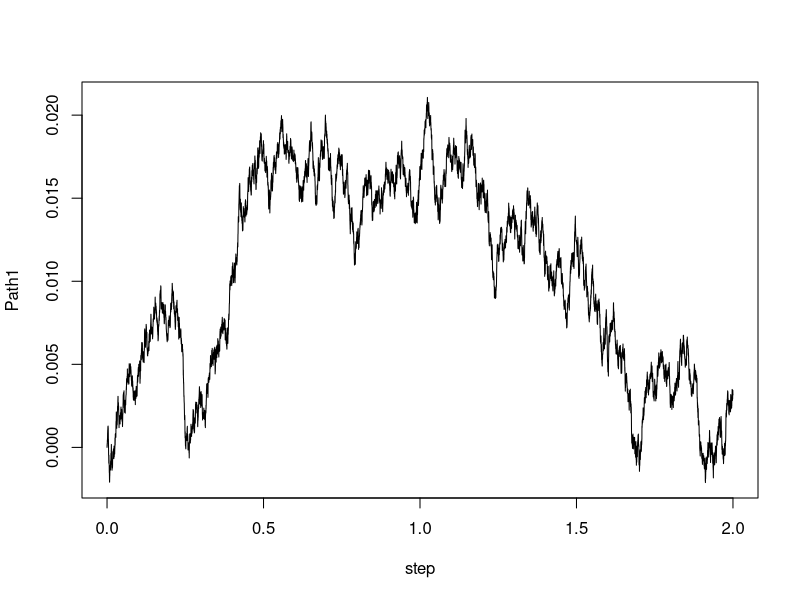
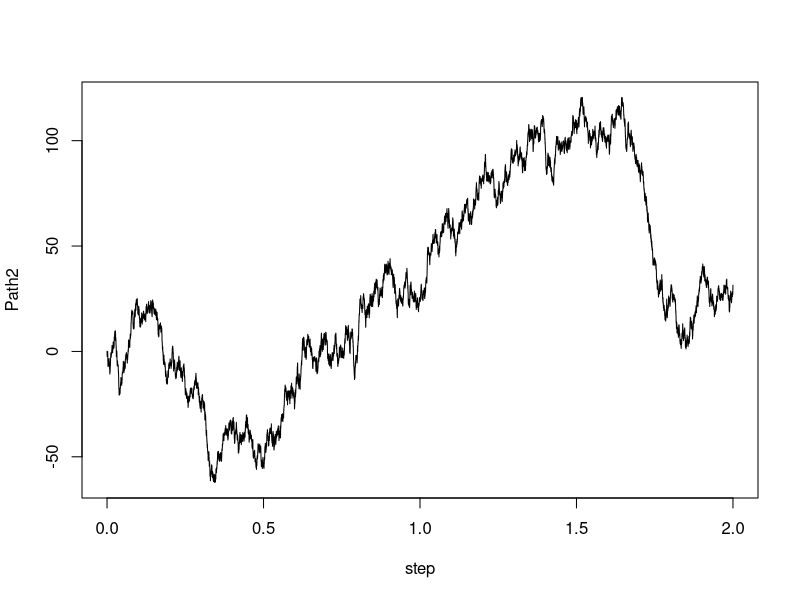
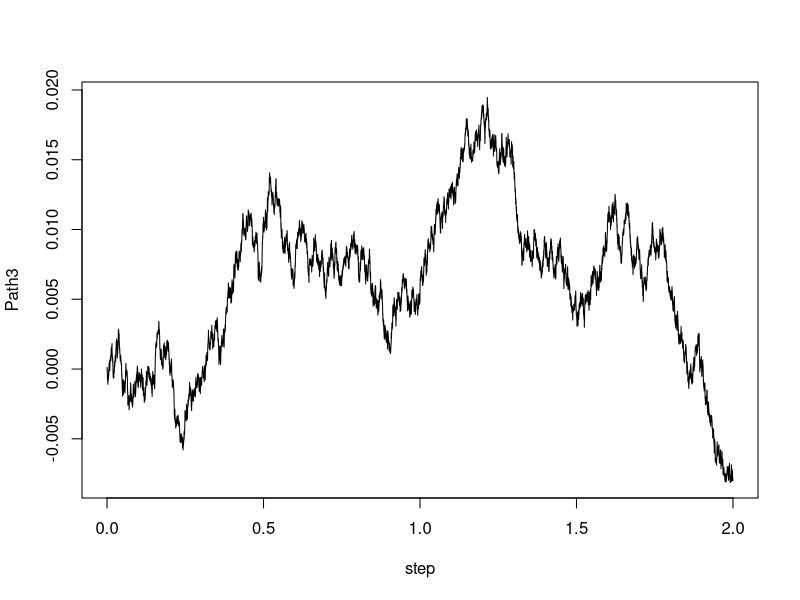
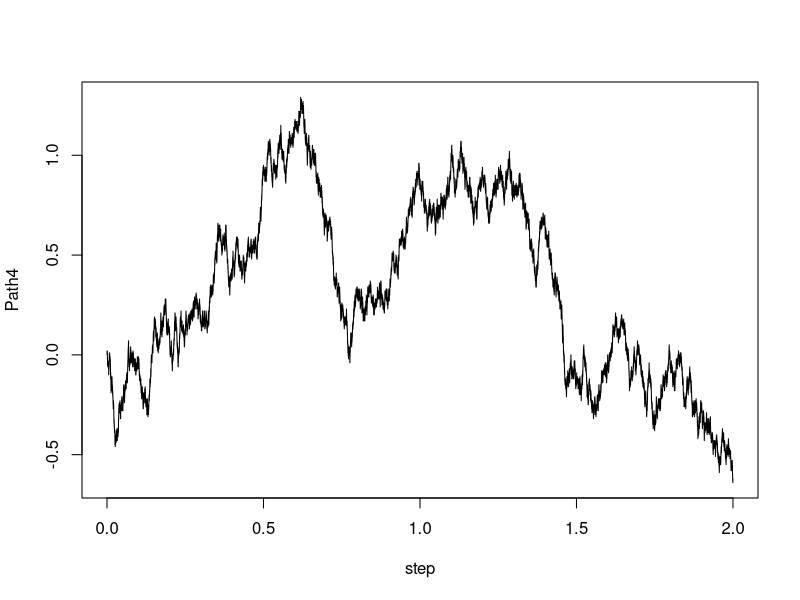
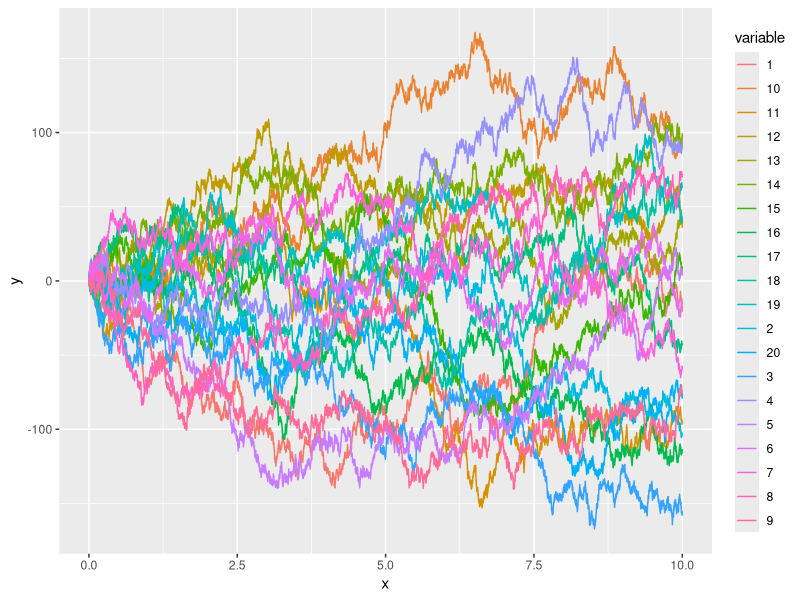
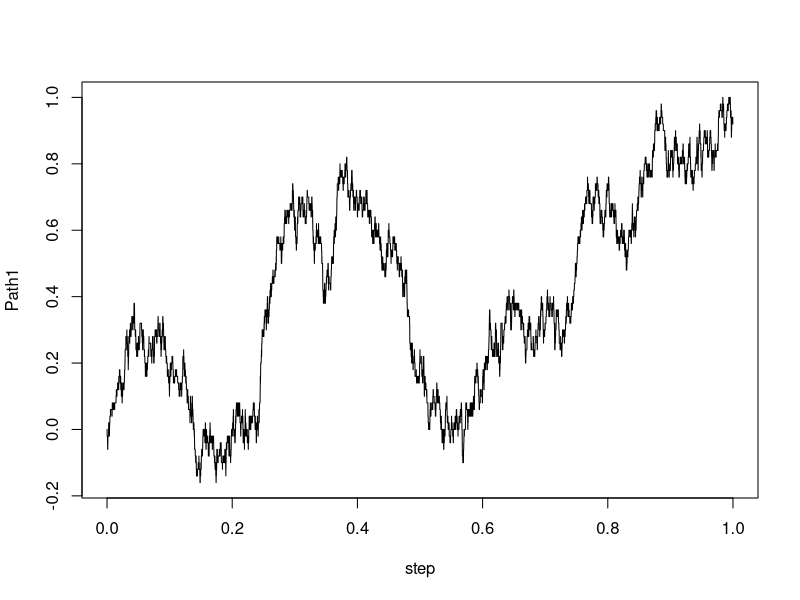
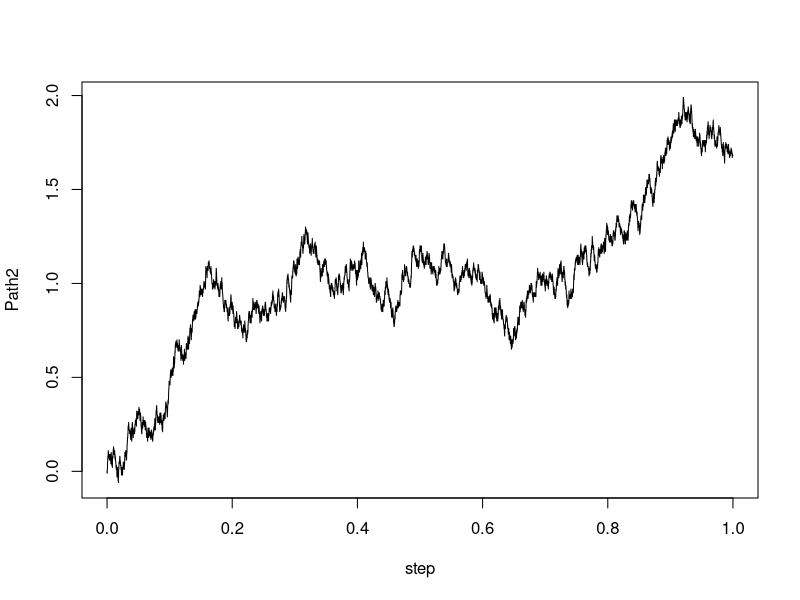
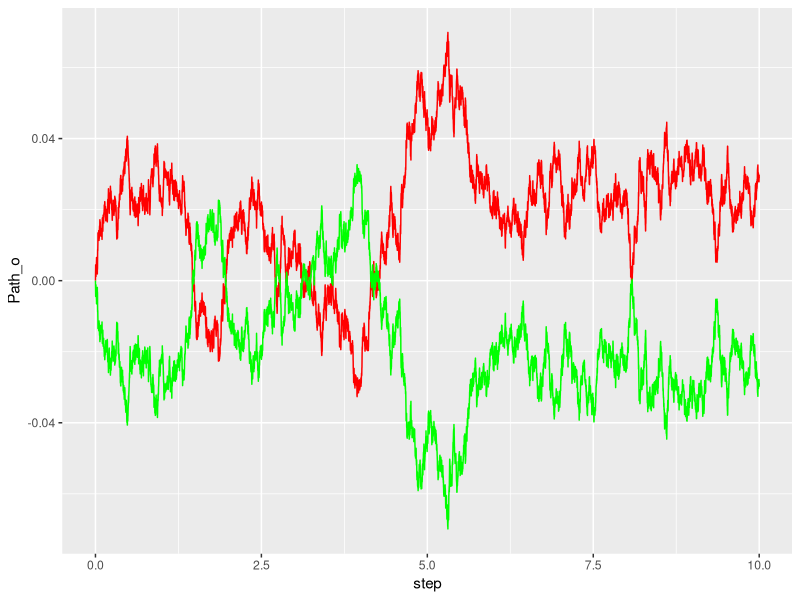

Reproduce these figures in R, in order.
## ---- chunk 1
#way number 1
#we use the fact that B(ti)= B(ti-1)+Xi (where Xi folow N(0,t/n))
Path_way1 <-function(n,t)
{
  Path<-numeric(n+1)
  Path[1]<-0
  for(i in 2:(n+1))
  {
    normal<-rnorm(1,0,t/n)
    Path[i]<-Path[i-1]+normal
  }
  return(Path)
}

Path1<-Path_way1(10000,2)
step<-seq(0,2,length=10001)
plot(step,Path1, type="l")

# way number 2
#we use the fact that Xi=sqrt(t/n)*Zi, we generate a vector of Zi, then B(ti)= sqrt(t/n)*(Z1+Z2+...+Zn)

Path_way2 <-function(n,t)
{
  Path<-c(0,cumsum(rnorm(n)))
  return(Path)
}

Path2<-Path_way2(10000,2)
step<-seq(0,2,length=10001)
plot(step,Path2, type="l")

#way number 3
# we use the fact that B(t)=X1+X2+...+Xn (where each Xi follow N(0,t/n))
Path_way3<- function(n,t)
{
  Path<-c(0,cumsum(rnorm(n,0,t/n)))
  return(Path)
}

Path3<-Path_way3(10000,2)
step<-seq(0,2,length=10001)
plot(step,Path3, type="l")


#way number 4
#we construct Brownian motion through scaled symetric random walk with large n
Random_Walk_Path<-function(M0,n,p,X)
{
  #M0 is the starting point @-@
  #n is number of walks 
  #p=P(H), so P(T)=(1-p)
  #X is positive value of Xn
  value<-c(X,-X)
  Path<-numeric(n+1)
  Path[1]<-M0
  for(i in 2:(n+1))
  {
    Xn<-sample(value,1,prob=c(p,1-p))
    Path[i]<-Path[i-1] + Xn
  }
  return(Path)
}

Scaled_Random_Walk_Path<-function(M0,n,t,p,X)
{
  #we will generate a RW in interval [0,t] with the scale n
  N<-n*t
  Wt<-numeric(N)
  Path<-Random_Walk_Path(M0,N,p,X)
  for(i in 1:N)
  {
    Wt[i]<-(1/sqrt(n))*Path[i]
  }
  return(Wt)
}

Path4<-Scaled_Random_Walk_Path(0,10000,2,1/2,1)
step<-seq(1/10000,2,length=20000)
plot(step,Path4, type="l")



# EXTRA: I want to see 20 paths of Brownian motion @-@
 
 Table_Path<-matrix(0,20,10001)
 for(i in 1:20)
 {
   P<-Path_way2(10000,1)
   for(j in 1:10001)
   {
     Table_Path[i,j]<-P[j]
   }
 }
 
 library(ggplot2)
 y<-as.vector(t(Table_Path[1:20,]))
 df <- data.frame(x=rep(seq(0,10,10/10000),20), y=y, 
                  variable=rep(paste0("", 1:20), each=10001))
 ggplot(data = df, aes(x=x, y=y)) + geom_line(aes(colour=variable))
## ---- chunk 2
# we let n=10,000 and t=1
# first, we generate a path for sequence 1
n<-10000
X1<-numeric(n)
for(i in 1:n)
{
  X1[i]<-sample(c(-2,0,2),1,prob=c(1/8,3/4,1/8))
}
Path1<-c(0,1/sqrt(n)*cumsum(X1))
step<-seq(0,1,length=(n+1))
plot(step,Path1, type="l")

# second, we generate a path for sequence 2
X2<-numeric(n)
for(i in 1:n)
{
  X2[i]<-sample(c(-1,0,2),1,prob=c(1/3,1/2,1/6))
}
Path2<-c(0,1/sqrt(n)*cumsum(X2))
step<-seq(0,1,length=(n+1))
plot(step,Path2, type="l")

# so we can clearly see that the Donsker's invariance principle hold for any sequence Xi with E[Xi]=0, Var[Xi]=1 @-@
## ---- chunk 3
#we will show the reflection principle by drawing 2 paths, the original and the its reflection in order to know what is the differences @-@
n<-10000
t<-10
Path_o<-Path_way1(n,t)
Path_r<- -Path_o
step<-seq(0,10, length=n+1)

library(ggplot2)
df <- data.frame(step,Path_o,Path_r)
ggplot(df, aes(step)) +                    
  geom_line(aes(y=Path_o), colour="red") +  
  geom_line(aes(y=Path_r), colour="green")


# now we plot 20 paths of (-Bt)t>0 @-@
Table_Path_r<- -Table_Path
library(ggplot2)
 y<-as.vector(t(Table_Path_r[1:20,]))
 df <- data.frame(x=rep(seq(0,10,10/10000),20), y=y, 
                  variable=rep(paste0("", 1:20), each=10001))
 ggplot(data = df, aes(x=x, y=y)) + geom_line(aes(colour=variable))

## ---- chunk 4
# we will show the reflection principle by drawing 2 paths, the original and the its translation in order to know what is the differences @-@
# we take s=3, which means we take 3001st value @-@
n<-10000
t<-10
Path_o<-Path_way2(n,t)
Bs<-Path_o[3001]
Path_t<- numeric(7001)
for (i in 1:7001)
{
  Path_t[i]<-Path_o[3000+i]-Bs
}
step1<-seq(0,10,10/n)
step2<-seq(0,7,10/n)
x<-c(3,3)
y<-c(Bs-0.05,-Bs+0.05)
df1<-data.frame(step1,Path_o)
df2<-data.frame(step2,Path_t)
df3<-data.frame(x,y)

p = ggplot() + 
  geom_line(data = df1, aes(x =step1 , y = Path_o), color = "blue") +
  geom_line(data = df2, aes(x = step2, y =Path_t), color = "red") +
  geom_line(data = df3, aes(x = x, y = y), color = "black") 

print(p)

# now we plot 20 paths of (B(t+s)-Bs)t>0 @-@
Table_Path_t<- matrix(0,20,7001)
for(i in 1:20)
{
  Bs<-Table_Path[i,3001]
for (j in 1:7001)
{
  Table_Path_t[i,j]<-Table_Path[i,3000+j]-Bs
}
}
library(ggplot2)
 y<-as.vector(t(Table_Path_t[1:20,]))
 df <- data.frame(x=rep(seq(0,7,10/10000),20), y=y, 
                  variable=rep(paste0("", 1:20), each=7001))
 ggplot(data = df, aes(x=x, y=y)) + geom_line(aes(colour=variable))

## ---- chunk 5
n<-20000
t<-2
a<-2
Path_o<-Path_way2(n,t)
step1<-seq(0,2,2/20000)
step2<-seq(0,1,1/20000)
Path_re<-1/sqrt(a)*Path_o
df1<-data.frame(step1,Path_o)
df2<-data.frame(step2,Path_re)

p = ggplot() + 
  geom_line(data = df1, aes(x =step1 , y = Path_o), color = "blue") +
  geom_line(data = df2, aes(x = step2, y =Path_re), color = "red") 
 
print(p)

